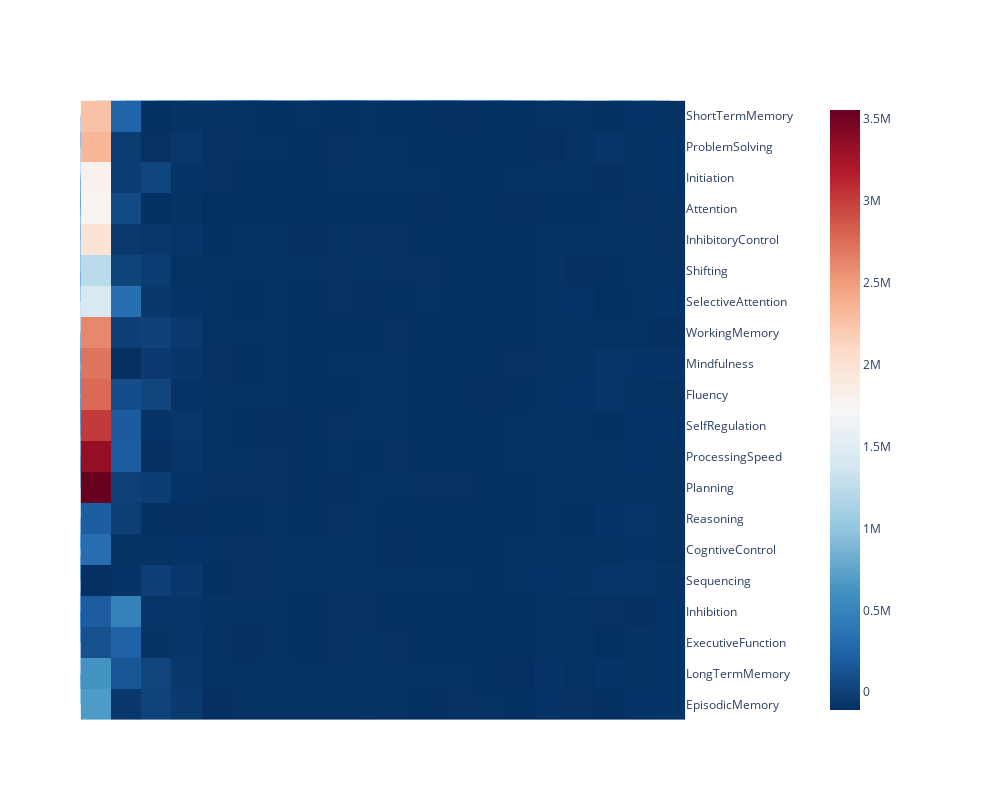

Notebook code for this chart:
### Markdown cell above
## Constructs

### Code cell
# kl_losses = pd.read_csv('models/cogtext/multivariate_normal_kl_losses.csv',
#                         index_col=0)


tasks = pubmed.query('category.str.contains("Task")')['label'].unique()
kl_losses_constructs = kl_losses.drop(index=tasks, columns=tasks, errors='ignore')

# sns.set('poster')
# sns.clustermap(
#   kl_losses.replace([np.inf, np.nan], 1000.0),
#   figsize=(40,42),
#   cmap='RdBu_r', robust=True)

# plt.show()

dashbio.Clustergram(
  data=kl_losses_constructs.replace([np.inf, np.nan], 1000.0),
  column_labels=kl_losses_constructs.columns.to_list(),
  row_labels=kl_losses_constructs.index.to_list(),
  cluster='all',
  center_values=True,
  standardize=True,
  height=800,
  width=1000,
  display_ratio=[0.001, 0.001],
  color_map='RdBu_r',
  hidden_labels=['col'],
  row_dist='euclidean',
  col_dist='euclidean',
  # standardize='col'
)

### Figure 1 — Plotly figure (JSON) as saved in the notebook; plotly's stock layout.template omitted (floating-point values rounded to 4 significant figures; data arrays with more than 128 entries replaced by an {"elided": "..."} marker saying what was removed)
{"data": [{"hoverinfo": "y+name", "line": {"width": 0.5}, "marker": {"color": "rgb(0,116,217)"}, "mode": "lines", "name": "Col Cluster 0", "type": "scatter", "x": [5, 5, 36.98, 36.98], "xaxis": "x2", "y": [0, 9345000.0, 9345000.0, 1065000.0], "yaxis": "y2"}, {"hoverinfo": "y+name", "line": {"width": 0.5}, "marker": {"color": "rgb(0,116,217)"}, "mode": "lines", "name": "Col Cluster 1", "type": "scatter", "x": [15, 15, 58.96, 58.96], "xaxis": "x2", "y": [0, 1065000.0, 1065000.0, 338300.0], "yaxis": "y2"}, {"hoverinfo": "y+name", "line": {"width": 0.5}, "marker": {"color": "rgb(0,116,217)"}, "mode": "lines", "name": "Col Cluster 2", "type": "scatter", "x": [25, 25, 92.93, 92.93], "xaxis": "x2", "y": [0, 338300.0, 338300.0, 143900.0], "yaxis": "y2"}, {"hoverinfo": "y+name", "line": {"width": 0.5}, "marker": {"color": "rgb(0,116,217)"}, "mode": "lines", "name": "Col Cluster 3", "type": "scatter", "x": [35, 35, 150.9, 150.9], "xaxis": "x2", "y": [0, 143900.0, 143900.0, 72840.0], "yaxis": "y2"}, {"hoverinfo": "y+name", "line": {"width": 0.5}, "marker": {"color": "rgb(0,116,217)"}, "mode": "lines", "name": "Col Cluster 4", "type": "scatter", "x": [45, 45, 60, 60], "xaxis": "x2", "y": [0, 16960.0, 16960.0, 13690.0], "yaxis": "y2"}, {"hoverinfo": "y+name", "line": {"width": 0.5}, "marker": {"color": "rgb(0,116,217)"}, "mode": "lines", "name": "Col Cluster 5", "type": "scatter", "x": [52.5, 52.5, 104.4, 104.4], "xaxis": "x2", "y": [16960.0, 22900.0, 22900.0, 18800.0], "yaxis": "y2"}, {"hoverinfo": "y+name", "line": {"width": 0.5}, "marker": {"color": "rgb(0,116,217)"}, "mode": "lines", "name": "Col Cluster 6", "type": "scatter", "x": [55, 55, 65, 65], "xaxis": "x2", "y": [0, 13690.0, 13690.0, 0], "yaxis": "y2"}, {"hoverinfo": "y+name", "line": {"width": 0.5}, "marker": {"color": "rgb(0,116,217)"}, "mode": "lines", "name": "Col Cluster 7", "type": "scatter", "x": [75, 75, 90, 90], "xaxis": "x2", "y": [0, 15250.0, 15250.0, 13300.0], "yaxis": "y2"}, {"hoverinfo": "y+name", "line": {"width": 0.5}, "marker": {"color": "rgb(0,116,217)"}, "mode": "lines", "name": "Col Cluster 8", "type": "scatter", "x": [78.44, 78.44, 160, 160], "xaxis": "x2", "y": [22900.0, 40750.0, 40750.0, 30260.0], "yaxis": "y2"}, {"hoverinfo": "y+name", "line": {"width": 0.5}, "marker": {"color": "rgb(0,116,217)"}, "mode": "lines", "name": "Col Cluster 9", "type": "scatter", "x": [82.5, 82.5, 126.2, 126.2], "xaxis": "x2", "y": [15250.0, 18800.0, 18800.0, 15460.0], "yaxis": "y2"}, {"hoverinfo": "y+name", "line": {"width": 0.5}, "marker": {"color": "rgb(0,116,217)"}, "mode": "lines", "name": "Col Cluster 10", "type": "scatter", "x": [85, 85, 95, 95], "xaxis": "x2", "y": [0, 13300.0, 13300.0, 0], "yaxis": "y2"}, {"hoverinfo": "y+name", "line": {"width": 0.5}, "marker": {"color": "rgb(0,116,217)"}, "mode": "lines", "name": "Col Cluster 11", "type": "scatter", "x": [105, 105, 120, 120], "xaxis": "x2", "y": [0, 11080.0, 11080.0, 7426.0], "yaxis": "y2"}, {"hoverinfo": "y+name", "line": {"width": 0.5}, "marker": {"color": "rgb(0,116,217)"}, "mode": "lines", "name": "Col Cluster 12", "type": "scatter", "x": [112.5, 112.5, 140, 140], "xaxis": "x2", "y": [11080.0, 15460.0, 15460.0, 11430.0], "yaxis": "y2"}, {"hoverinfo": "y+name", "line": {"width": 0.5}, "marker": {"color": "rgb(0,116,217)"}, "mode": "lines", "name": "Col Cluster 13", "type": "scatter", "x": [115, 115, 125, 125], "xaxis": "x2", "y": [0, 7426.0, 7426.0, 0], "yaxis": "y2"}, {"hoverinfo": "y+name", "line": {"width": 0.5}, "marker": {"color": "rgb(0,116,217)"}, "mode": "lines", "name": "Col Cluster 14", "type": "scatter", "x": [119.2, 119.2, 182.5, 182.5], "xaxis": "x2", "y": [40750.0, 72840.0, 72840.0, 62550.0], "yaxis": "y2"}, {"hoverinfo": "y+name", "line": {"width": 0.5}, "marker": {"color": "rgb(0,116,217)"}, "mode": "lines", "name": "Col Cluster 15", "type": "scatter", "x": [135, 135, 145, 145], "xaxis": "x2", "y": [0, 11430.0, 11430.0, 0], "yaxis": "y2"}, {"hoverinfo": "y+name", "line": {"width": 0.5}, "marker": {"color": "rgb(0,116,217)"}, "mode": "lines", "name": "Col Cluster 16", "type": "scatter", "x": [155, 155, 165, 165], "xaxis": "x2", "y": [0, 30260.0, 30260.0, 0], "yaxis": "y2"}, {"hoverinfo": "y+name", "line": {"width": 0.5}, "marker": {"color": "rgb(0,116,217)"}, "mode": "lines", "name": "Col Cluster 17", "type": "scatter", "x": [175, 175, 190, 190], "xaxis": "x2", "y": [0, 62550.0, 62550.0, 48900.0], "yaxis": "y2"}, {"hoverinfo": "y+name", "line": {"width": 0.5}, "marker": {"color": "rgb(0,116,217)"}, "mode": "lines", "name": "Col Cluster 18", "type": "scatter", "x": [185, 185, 195, 195], "xaxis": "x2", "y": [0, 48900.0, 48900.0, 0], "yaxis": "y2"}, {"hoverinfo": "x+name", "line": {"width": 0.5}, "marker": {"color": "rgb(0,116,217)"}, "mode": "lines", "name": "Row Cluster 0", "type": "scatter", "x": [0, -220000.0, -220000.0, 0], "xaxis": "x4", "y": [5, 5, 15, 15], "yaxis": "y4"}, {"hoverinfo": "x+name", "line": {"width": 0.5}, "marker": {"color": "rgb(0,116,217)"}, "mode": "lines", "name": "Row Cluster 1", "type": "scatter", "x": [0, -283900.0, -283900.0, 0], "xaxis": "x4", "y": [185, 185, 195, 195], "yaxis": "y4"}, {"hoverinfo": "x+name", "line": {"width": 0.5}, "marker": {"color": "rgb(0,116,217)"}, "mode": "lines", "name": "Row Cluster 2", "type": "scatter", "x": [0, -176600.0, -176600.0, 0], "xaxis": "x4", "y": [165, 165, 175, 175], "yaxis": "y4"}, {"hoverinfo": "x+name", "line": {"width": 0.5}, "marker": {"color": "rgb(0,116,217)"}, "mode": "lines", "name": "Row Cluster 3", "type": "scatter", "x": [-254700.0, -583300.0, -583300.0, -283900.0], "xaxis": "x4", "y": [162.5, 162.5, 190, 190], "yaxis": "y4"}, {"hoverinfo": "x+name", "line": {"width": 0.5}, "marker": {"color": "rgb(0,116,217)"}, "mode": "lines", "name": "Row Cluster 4", "type": "scatter", "x": [0, -254700.0, -254700.0, -176600.0], "xaxis": "x4", "y": [155, 155, 170, 170], "yaxis": "y4"}, {"hoverinfo": "x+name", "line": {"width": 0.5}, "marker": {"color": "rgb(0,116,217)"}, "mode": "lines", "name": "Row Cluster 5", "type": "scatter", "x": [-376600.0, -1113000.0, -1113000.0, -583300.0], "xaxis": "x4", "y": [140, 140, 176.2, 176.2], "yaxis": "y4"}, {"hoverinfo": "x+name", "line": {"width": 0.5}, "marker": {"color": "rgb(0,116,217)"}, "mode": "lines", "name": "Row Cluster 6", "type": "scatter", "x": [0, -376600.0, -376600.0, 0], "xaxis": "x4", "y": [135, 135, 145, 145], "yaxis": "y4"}, {"hoverinfo": "x+name", "line": {"width": 0.5}, "marker": {"color": "rgb(0,116,217)"}, "mode": "lines", "name": "Row Cluster 7", "type": "scatter", "x": [0, -158200.0, -158200.0, 0], "xaxis": "x4", "y": [115, 115, 125, 125], "yaxis": "y4"}, {"hoverinfo": "x+name", "line": {"width": 0.5}, "marker": {"color": "rgb(0,116,217)"}, "mode": "lines", "name": "Row Cluster 8", "type": "scatter", "x": [0, -217400.0, -217400.0, -158200.0], "xaxis": "x4", "y": [105, 105, 120, 120], "yaxis": "y4"}, {"hoverinfo": "x+name", "line": {"width": 0.5}, "marker": {"color": "rgb(0,116,217)"}, "mode": "lines", "name": "Row Cluster 9", "type": "scatter", "x": [0, -455700.0, -455700.0, -217400.0], "xaxis": "x4", "y": [95, 95, 112.5, 112.5], "yaxis": "y4"}, {"hoverinfo": "x+name", "line": {"width": 0.5}, "marker": {"color": "rgb(0,116,217)"}, "mode": "lines", "name": "Row Cluster 10", "type": "scatter", "x": [-943800.0, -2326000.0, -2326000.0, -1113000.0], "xaxis": "x4", "y": [91.88, 91.88, 158.1, 158.1], "yaxis": "y4"}, {"hoverinfo": "x+name", "line": {"width": 0.5}, "marker": {"color": "rgb(0,116,217)"}, "mode": "lines", "name": "Row Cluster 11", "type": "scatter", "x": [-303500.0, -943800.0, -943800.0, -455700.0], "xaxis": "x4", "y": [80, 80, 103.8, 103.8], "yaxis": "y4"}, {"hoverinfo": "x+name", "line": {"width": 0.5}, "marker": {"color": "rgb(0,116,217)"}, "mode": "lines", "name": "Row Cluster 12", "type": "scatter", "x": [0, -303500.0, -303500.0, 0], "xaxis": "x4", "y": [75, 75, 85, 85], "yaxis": "y4"}, {"hoverinfo": "x+name", "line": {"width": 0.5}, "marker": {"color": "rgb(0,116,217)"}, "mode": "lines", "name": "Row Cluster 13", "type": "scatter", "x": [0, -137800.0, -137800.0, 0], "xaxis": "x4", "y": [55, 55, 65, 65], "yaxis": "y4"}, {"hoverinfo": "x+name", "line": {"width": 0.5}, "marker": {"color": "rgb(0,116,217)"}, "mode": "lines", "name": "Row Cluster 14", "type": "scatter", "x": [0, -439100.0, -439100.0, -137800.0], "xaxis": "x4", "y": [45, 45, 60, 60], "yaxis": "y4"}, {"hoverinfo": "x+name", "line": {"width": 0.5}, "marker": {"color": "rgb(0,116,217)"}, "mode": "lines", "name": "Row Cluster 15", "type": "scatter", "x": [-261100.0, -646100.0, -646100.0, -439100.0], "xaxis": "x4", "y": [30, 30, 52.5, 52.5], "yaxis": "y4"}, {"hoverinfo": "x+name", "line": {"width": 0.5}, "marker": {"color": "rgb(0,116,217)"}, "mode": "lines", "name": "Row Cluster 16", "type": "scatter", "x": [-790700.0, -3666000.0, -3666000.0, -2326000.0], "xaxis": "x4", "y": [25.62, 25.62, 125, 125], "yaxis": "y4"}, {"hoverinfo": "x+name", "line": {"width": 0.5}, "marker": {"color": "rgb(0,116,217)"}, "mode": "lines", "name": "Row Cluster 17", "type": "scatter", "x": [0, -261100.0, -261100.0, 0], "xaxis": "x4", "y": [25, 25, 35, 35], "yaxis": "y4"}, {"hoverinfo": "x+name", "line": {"width": 0.5}, "marker": {"color": "rgb(0,116,217)"}, "mode": "lines", "name": "Row Cluster 18", "type": "scatter", "x": [-220000.0, -790700.0, -790700.0, -646100.0], "xaxis": "x4", "y": [10, 10, 41.25, 41.25], "yaxis": "y4"}, {"colorbar": {"xpad": 100}, "colorscale": [[0, "rgb(5,48,97)"], [0.1, "rgb(33,102,172)"], [0.2, "rgb(67,147,195)"], [0.3, "rgb(146,197,222)"], [0.4, "rgb(209,229,240)"], [0.5, "rgb(247,247,247)"], [0.6, "rgb(253,219,199)"], [0.7, "rgb(244,165,130)"], [0.8, "rgb(214,96,77)"], [0.9, "rgb(178,24,43)"], [1, "rgb(103,0,31)"]], "type": "heatmap", "x": [5, 15, 25, 35, 45, 55, 65, 75, 85, 95, 105, 115, 125, 135, 145, 155, 165, 175, 185, 195], "xaxis": "x5", "y": [5, 15, 25, 35, 45, 55, 65, 75, 85, 95, 105, 115, 125, 135, 145, 155, 165, 175, 185, 195], "yaxis": "y5", "z": {"elided": "20x20 float values"}}], "layout": {"height": 800, "hovermode": "closest", "legend": {"x": 0.7, "y": 0.7}, "paper_bgcolor": "rgba(0,0,0,0)", "plot_bgcolor": "rgba(0,0,0,0)", "showlegend": false, "width": 1000, "xaxis": {"anchor": "y", "domain": [0, 0.95], "fixedrange": false, "mirror": false, "showgrid": false, "showline": false, "showticklabels": false, "type": "linear", "zeroline": false}, "xaxis2": {"anchor": "y4", "domain": [0.0009491, 0.95], "fixedrange": false, "mirror": false, "scaleanchor": "x5", "showgrid": false, "showline": false, "showticklabels": false, "type": "linear", "zeroline": false}, "xaxis3": {"anchor": "y3", "domain": [0.75, 1]}, "xaxis4": {"anchor": "y4", "domain": [0, 0.0009491], "fixedrange": false, "mirror": false, "showgrid": false, "showline": false, "showticklabels": false, "type": "linear", "zeroline": false}, "xaxis5": {"anchor": "y5", "domain": [0.0009491, 0.95], "fixedrange": false, "mirror": false, "range": [0, 200], "showgrid": false, "showline": false, "showticklabels": false, "side": "bottom", "tickmode": "array", "ticks": "", "ticktext": ["Sequencing", "Mindfulness", "ProcessingSpeed", "Reasoning", "EpisodicMemory", "ExecutiveFunction", "SelfRegulation", "InhibitoryControl", "Planning", "SelectiveAttention", "CogntiveControl", "Attention", "ShortTermMemory", "Fluency", "LongTermMemory", "ProblemSolving", "Shifting", "Initiation", "Inhibition", "WorkingMemory"], "tickvals": [5, 15, 25, 35, 45, 55, 65, 75, 85, 95, 105, 115, 125, 135, 145, 155, 165, 175, 185, 195], "type": "linear", "zeroline": false}, "xaxis6": {"anchor": "y6", "domain": [0.95, 1], "fixedrange": false, "mirror": false, "range": [-5, 1], "showgrid": false, "showline": false, "showticklabels": false, "type": "linear", "zeroline": false}, "xaxis7": {"anchor": "y7", "domain": [0, 0.25]}, "xaxis8": {"anchor": "y8", "domain": [0.0009491, 0.95], "fixedrange": false, "mirror": false, "range": [5, 195], "scaleanchor": "x5", "scaleratio": 1, "showgrid": false, "showline": false, "showticklabels": false, "type": "linear", "zeroline": false}, "xaxis9": {"anchor": "y9", "domain": [0.75, 1]}, "yaxis": {"anchor": "x", "domain": [0.9991, 1], "fixedrange": false, "mirror": false, "showgrid": false, "showline": false, "showticklabels": false, "type": "linear", "zeroline": false}, "yaxis2": {"anchor": "x2", "domain": [0.9991, 1], "fixedrange": false, "mirror": false, "range": [0, 9345000.0], "showgrid": false, "showline": false, "showticklabels": false, "type": "linear", "zeroline": false}, "yaxis3": {"anchor": "x3", "domain": [0.75, 1]}, "yaxis4": {"anchor": "x4", "domain": [0, 0.9991], "fixedrange": false, "mirror": false, "range": [5, 195], "scaleanchor": "y5", "showgrid": false, "showline": false, "showticklabels": false, "type": "linear", "zeroline": false}, "yaxis5": {"anchor": "x5", "domain": [0, 0.9991], "fixedrange": false, "mirror": false, "showgrid": false, "showline": false, "showticklabels": true, "side": "right", "tickmode": "array", "ticktext": ["EpisodicMemory", "LongTermMemory", "ExecutiveFunction", "Inhibition", "Sequencing", "CogntiveControl", "Reasoning", "Planning", "ProcessingSpeed", "SelfRegulation", "Fluency", "Mindfulness", "WorkingMemory", "SelectiveAttention", "Shifting", "InhibitoryControl", "Attention", "Initiation", "ProblemSolving", "ShortTermMemory"], "tickvals": [5, 15, 25, 35, 45, 55, 65, 75, 85, 95, 105, 115, 125, 135, 145, 155, 165, 175, 185, 195], "type": "linear", "zeroline": false}, "yaxis6": {"anchor": "x6", "domain": [0, 0.9491], "fixedrange": false, "mirror": false, "range": [5, 195], "scaleanchor": "y5", "scaleratio": 1, "showgrid": false, "showline": false, "showticklabels": false, "type": "linear", "zeroline": false}, "yaxis7": {"anchor": "x7", "domain": [0, 0.25]}, "yaxis8": {"anchor": "x8", "domain": [0.9491, 0.9991], "fixedrange": false, "mirror": false, "range": [-0.5, 0.5], "showgrid": false, "showline": false, "showticklabels": false, "type": "linear", "zeroline": false}, "yaxis9": {"anchor": "x9", "domain": [0, 0.25]}}}
